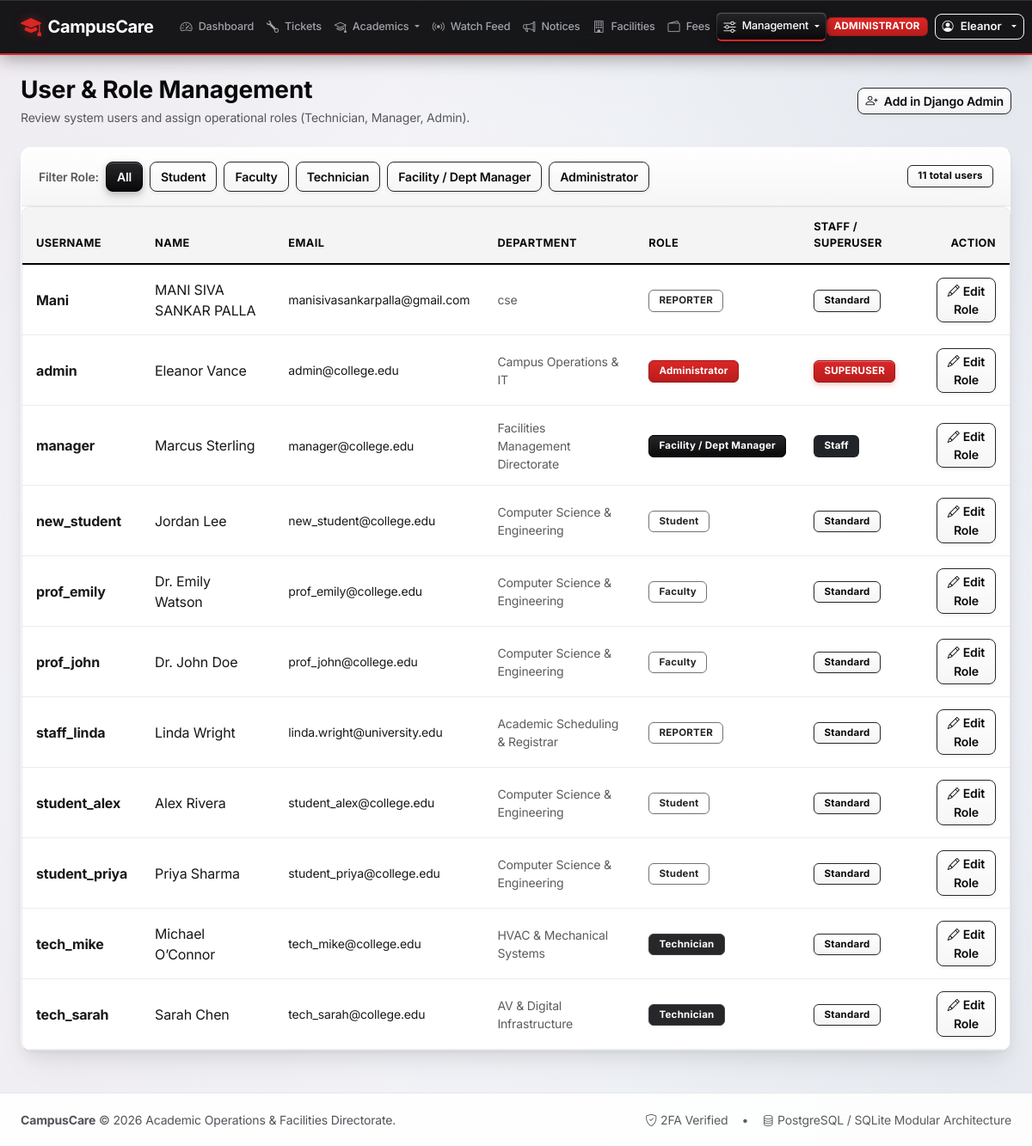
Screenshot of /accounts/users/ (signed in) with the database file from the repository.
### accounts/models.py (models this page shows, shortened)
class User(AbstractUser):
    class Role(models.TextChoices):
        STUDENT = 'STUDENT', 'Student'
        FACULTY = 'FACULTY', 'Faculty'
        TECHNICIAN = 'TECHNICIAN', 'Technician'
        MANAGER = 'MANAGER', 'Facility / Dept Manager'
        ADMIN = 'ADMIN', 'Administrator'
    role = models.CharField(
        max_length=20,
        choices=Role.choices,
        default=Role.STUDENT,
        db_index=True,
        help_text="Designates the system role and permission tier of the user."
    )
    department = models.CharField(max_length=120, blank=True)
    phone_number = models.CharField(max_length=30, blank=True)
    identifier_number = models.CharField(
        max_length=60,
        blank=True,
        help_text="Roll Number (for Students) or Employee ID (for Faculty/Staff)"
    )
    year_or_block = models.CharField(
        max_length=60,
        blank=True,
        help_text="Year & Section (e.g., 3rd Year - Sec A) or Assigned Block"
    )
    is_first_login_2fa_completed = models.BooleanField(
        default=False,
        help_text="Designates whether the user has completed their first-login two-step verification."
    )
    is_onboarding_completed = models.BooleanField(
        default=False,
        help_text="Designates whether the user has completed their initial onboarding profile confirmation."
    )
    last_seen_notices_at = models.DateTimeField(null=True, blank=True)
    last_seen_tickets_at = models.DateTimeField(null=True, blank=True)
    last_seen_timetable_at = models.DateTimeField(null=True, blank=True)
    class Meta:
        ordering = ['username']
    @property
    def is_student(self):
        return self.role == self.Role.STUDENT
    @property
    def is_faculty(self):
        return self.role == self.Role.FACULTY
    @property
    def is_technician(self):
        return self.role == self.Role.TECHNICIAN
    @property
    def is_manager(self):
        return self.role == self.Role.MANAGER or self.is_superuser
    @property
    def is_admin_role(self):
        return self.role == self.Role.ADMIN or self.is_superuser

### accounts/views.py (the view)
# urls.py: path('users/', views.user_list_view, name='user_list'),
@login_required
@manager_required
def user_list_view(request):
    role_filter = request.GET.get('role', '')
    users = User.objects.all().order_by('username')
    if role_filter:
        users = users.filter(role=role_filter)
    return render(request, 'accounts/user_list.html', {
        'users': users,
        'role_filter': role_filter,
        'roles': User.Role.choices,
    })

### accounts/models.py (called while the page is built)
    @classmethod
    def get_allowed_domain_list(cls):
        from django.conf import settings
        try:
            db_domains = list(cls.objects.filter(is_active=True).values_list('domain', flat=True))
        except Exception:
            db_domains = []
        fallback = getattr(settings, 'ALLOWED_EMAIL_DOMAINS', ['college.edu', 'university.edu'])
        combined = set([d.strip().lower() for d in db_domains if d] + [d.strip().lower() for d in fallback if d])
        return sorted(list(combined))

### accounts/permissions.py (called while the page is built, shortened)
def role_required(*allowed_roles):
    def decorator(view_func):
        @wraps(view_func)
        def _wrapped_view(request, *args, **kwargs):
            if not request.user.is_authenticated:
                return redirect('accounts:login')
            if request.user.is_superuser:
                return view_func(request, *args, **kwargs)
        return _wrapped_view
    return decorator

### templates/accounts/user_list.html (shortened to what this page needs)
{% extends 'base.html' %}
{% block content %}
<div class="d-flex justify-content-between align-items-center mb-4">
    <div>
        <h3 class="fw-bold mb-1">User & Role Management</h3>
        <p class="text-muted small mb-0">Review system users and assign operational roles (Technician, Manager, Admin).</p>
    </div>
    <div class="d-flex gap-2">
        <a href="/admin/accounts/user/add/" target="_blank" class="btn btn-outline-secondary btn-sm">
            <i class="bi bi-person-plus me-1"></i> Add in Django Admin
        </a>
    </div>
</div>
<div class="card mb-4">
    <div class="card-header bg-white py-3 d-flex flex-wrap justify-content-between align-items-center gap-3">
        <div class="d-flex align-items-center gap-2">
            <span class="small fw-semibold text-muted">Filter Role:</span>
            <a href="{% url 'accounts:user_list' %}" class="btn btn-xs {% if not role_filter %}btn-dark{% else %}btn-outline-secondary{% endif %}">All</a>
            {% for r_code, r_label in roles %}
            <a href="{% url 'accounts:user_list' %}?role={{ r_code }}" class="btn btn-xs {% if role_filter == r_code %}btn-dark{% else %}btn-outline-secondary{% endif %}">
                {{ r_label }}
            </a>
            {% endfor %}
        </div>
        <span class="badge badge-rwb-ticket">{{ users.count }} total users</span>
    </div>
    <div class="card-body p-0">
        <div class="table-responsive">
            <table class="table table-hover align-middle mb-0">
                <thead class="table-light small">
                    <tr>
                        <th>Username</th>
                        <th>Name</th>
                        <th>Email</th>
                        <th>Department</th>
                        <th>Role</th>
                        <th>Staff / Superuser</th>
                        <th class="text-end">Action</th>
                    </tr>
                </thead>
                <tbody>
                    {% for u in users %}
                    <tr>
                        <td class="fw-bold">{{ u.username }}</td>
                        <td>{{ u.get_full_name|default:"-" }}</td>
                        <td class="small">{{ u.email|default:"-" }}</td>
                        <td class="small text-muted">{{ u.department|default:"-" }}</td>
                        <td>
                            <span class="badge {% if u.role == 'ADMIN' %}badge-role-admin{% elif u.role == 'MANAGER' %}badge-role-manager{% elif u.role == 'TECHNICIAN' %}badge-role-technician{% else %}badge-role-reporter{% endif %}">
                                {{ u.get_role_display }}
                            </span>
                        </td>
                        <td>
                            {% if u.is_superuser %}
                            <span class="badge badge-rwb-alert">Superuser</span>
                            {% elif u.is_staff %}
                            <span class="badge bg-dark text-white">Staff</span>
                            {% else %}
                            <span class="badge badge-rwb-ticket text-muted">Standard</span>
                            {% endif %}
                        </td>
                        <td class="text-end">
                            <a href="{% url 'accounts:user_edit_role' u.id %}" class="btn btn-sm btn-outline-primary">
                                <i class="bi bi-pencil me-1"></i>Edit Role
                            </a>
                        </td>
                    </tr>
                    {% empty %}
                    <tr><td colspan="7" class="text-center py-4 text-muted">No users found for this filter.</td></tr>
                    {% endfor %}
                </tbody>
            </table>
        </div>
    </div>
</div>
{% endblock %}

### templates/base.html (shortened to what this page needs)
{% load static %}
<!DOCTYPE html>
<html lang="en">
<head>
    <link href="https://cdn.jsdelivr.net/npm/bootstrap@5.3.3/dist/css/bootstrap.min.css" rel="stylesheet">
    <link href="https://cdn.jsdelivr.net/npm/bootstrap-icons@1.11.3/font/bootstrap-icons.min.css" rel="stylesheet">
    <link rel="stylesheet" href="{% static 'css/glass_theme.css' %}?v=2.2">
</head>
<body>
    <nav class="navbar navbar-expand-lg navbar-custom sticky-top py-2">
        <div class="container-fluid px-3 px-xl-4">
            <a class="navbar-brand d-flex align-items-center gap-2 text-nowrap" href="{% if user.is_authenticated %}{% url 'core:dashboard' %}{% else %}{% url 'core:index' %}{% endif %}">
                <i class="bi bi-mortarboard-fill fs-4" style="color: var(--rwb-red);"></i>
                <span class="fw-bold">CampusCare</span>
            </a>
            <div class="collapse navbar-collapse" id="mainNavbar">
                {% if user.is_authenticated %}
                <ul class="navbar-nav me-auto mb-2 mb-lg-0 ms-lg-2 align-items-center">
                    <li class="nav-item">
                        <a class="nav-link text-nowrap {% if request.resolver_match.url_name == 'dashboard' %}active{% endif %}" href="{% url 'core:dashboard' %}">
                            <i class="bi bi-speedometer2 me-1"></i>Dashboard
                        </a>
                    </li>
                    <li class="nav-item">
                        <a class="nav-link text-nowrap {% if request.resolver_match.app_name == 'tickets' %}active{% endif %}" href="{% url 'tickets:ticket_list' %}">
                            <i class="bi bi-wrench me-1"></i>Tickets
                        </a>
                    </li>
                    <li class="nav-item dropdown">
                        <a class="nav-link dropdown-toggle text-nowrap {% if request.resolver_match.app_name == 'academics' %}active{% endif %}" href="#" role="button" data-bs-toggle="dropdown" aria-expanded="false">
                            <i class="bi bi-mortarboard me-1"></i>Academics
                        </a>
                    </li>
                    <li class="nav-item">
                        <a class="nav-link text-nowrap {% if request.resolver_match.url_name == 'live_feed' %}active{% endif %}" href="{% url 'notices:live_feed' %}">
                            <i class="bi bi-broadcast live-feed-pulsing-icon me-1"></i>Watch Feed
                        </a>
                    </li>
                    <li class="nav-item">
                        <a class="nav-link text-nowrap {% if request.resolver_match.url_name == 'announcement_list' %}active{% endif %}" href="{% url 'notices:announcement_list' %}">
                            <i class="bi bi-megaphone me-1"></i>Notices
                        </a>
                    </li>
                    <li class="nav-item">
                        <a class="nav-link text-nowrap {% if request.resolver_match.app_name == 'facilities' %}active{% endif %}" href="{% url 'facilities:room_list' %}">
                            <i class="bi bi-building me-1"></i>Facilities
                        </a>
                    </li>
                    <li class="nav-item">
                        <a class="nav-link text-nowrap {% if request.resolver_match.url_name == 'fee_tracker' %}active{% endif %}" href="{% url 'notices:fee_tracker' %}">
                            <i class="bi bi-wallet2 me-1"></i>Fees
                        </a>
                    </li>
                    {% if user.is_manager or user.is_admin_role %}
                    <li class="nav-item dropdown">
                        <a class="nav-link dropdown-toggle text-nowrap {% if request.resolver_match.url_name == 'reports_hub' or request.resolver_match.url_name == 'user_list' or request.resolver_match.url_name == 'domain_list' %}active{% endif %}" href="#" role="button" data-bs-toggle="dropdown" aria-expanded="false">
                            <i class="bi bi-sliders me-1"></i>Management
                        </a>
                    </li>
                    {% endif %}
                </ul>
                <div class="d-flex align-items-center gap-2 flex-shrink-0 ms-auto">
                    <span class="badge {% if user.role == 'ADMIN' %}badge-role-admin{% elif user.role == 'MANAGER' %}badge-role-manager{% elif user.role == 'TECHNICIAN' %}badge-role-technician{% elif user.role == 'FACULTY' %}badge-role-faculty{% else %}badge-role-student{% endif %} text-uppercase px-2 py-1 text-nowrap" style="font-size: 0.72rem;">
                        {{ user.get_role_display }}
                    </span>
                    <div class="dropdown">
                        <button class="btn btn-outline-light btn-sm dropdown-toggle d-flex align-items-center gap-2 text-nowrap py-1 px-2" type="button" data-bs-toggle="dropdown" style="font-size: 0.82rem;">
                            <i class="bi bi-person-circle"></i>
                            <span class="text-truncate" style="max-width: 110px;">{{ user.first_name|default:user.username }}</span>
                        </button>
                    </div>
                </div>
                {% endif %}
            </div>
        </div>
    </nav>
    <main class="flex-grow-1 py-4">
        <div class="container-fluid px-lg-4">
            {% block content %}{% endblock %}
        </div>
    </main>
    <footer>
        <div class="container-fluid px-lg-4 d-flex flex-column flex-md-row justify-content-between align-items-center gap-2">
            <div>
                <strong>CampusCare</strong> &copy; 2026 Academic Operations & Facilities Directorate.
            </div>
            <div class="d-flex align-items-center gap-3">
                <span class="text-muted"><i class="bi bi-shield-check me-1"></i>2FA Verified</span>
                <span class="text-muted">&bull;</span>
                <span class="text-muted"><i class="bi bi-database me-1"></i>PostgreSQL / SQLite Modular Architecture</span>
            </div>
        </div>
    </footer>
</body>
</html>

### rows the page displays
User: role "ADMINISTRATOR", first_name "Eleanor", username "admin", get_full_name "Eleanor Vance", email "admin@college.edu", department "Campus Operations & IT", role "Administrator", is_superuser "SUPERUSER"
User: username "Mani", get_full_name "MANI SIVA SANKAR PALLA", email "manisivasankarpalla@gmail.com", department "cse", role "REPORTER", is_superuser "Standard"
User: username "manager", get_full_name "Marcus Sterling", email "manager@college.edu", department "Facilities Management Directorate", role "Facility / Dept Manager", is_superuser "Staff"
User: username "new_student", get_full_name "Jordan Lee", email "new_student@college.edu", department "Computer Science & Engineering", role "Student", is_superuser "Standard"
User: username "prof_emily", get_full_name "Dr. Emily Watson", email "prof_emily@college.edu", department "Computer Science & Engineering", role "Faculty", is_superuser "Standard"
User: username "prof_john", get_full_name "Dr. John Doe", email "prof_john@college.edu", department "Computer Science & Engineering", role "Faculty", is_superuser "Standard"
User: username "staff_linda", get_full_name "Linda Wright", email "linda.wright@university.edu", department "Academic Scheduling & Registrar", role "REPORTER", is_superuser "Standard"
User: username "student_alex", get_full_name "Alex Rivera", email "student_alex@college.edu", department "Computer Science & Engineering", role "Student", is_superuser "Standard"
User: username "student_priya", get_full_name "Priya Sharma", email "student_priya@college.edu", department "Computer Science & Engineering", role "Student", is_superuser "Standard"
User: username "tech_mike", get_full_name "Michael O’Connor", email "tech_mike@college.edu", department "HVAC & Mechanical Systems", role "Technician", is_superuser "Standard"
User: username "tech_sarah", get_full_name "Sarah Chen", email "tech_sarah@college.edu", department "AV & Digital Infrastructure", role "Technician", is_superuser "Standard"

### other values shown
{{ r_label }} "Student" "Faculty" "Technician" "Facility / Dept Manager" "Administrator"
{{ users.count }} "11"
